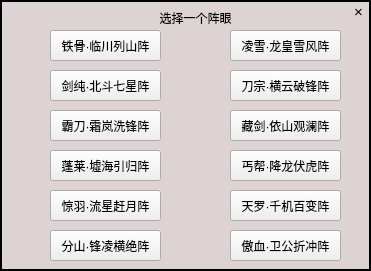
     <widget class="QGroupBox" name="groupBox_16">
      <property name="geometry">
       <rect>
        <x>1520</x>
        <y>30</y>
        <width>371</width>
        <height>271</height>
       </rect>
      </property>
      <property name="styleSheet">
       <string notr="true">QGroupBox{
	border-color: rgb(65, 54, 100);
	border: 2px solid;
	background-color: rgb(222, 211, 211)
}</string>
      </property>
      <property name="title">
       <string/>
      </property>
      <widget class="QPushButton" name="pushButton_80">
       <property name="geometry">
        <rect>
         <x>50</x>
         <y>30</y>
         <width>111</width>
         <height>31</height>
        </rect>
       </property>
       <property name="text">
        <string>铁骨·临川列山阵</string>
       </property>
      </widget>
      <widget class="QPushButton" name="pushButton_81">
       <property name="geometry">
        <rect>
         <x>230</x>
         <y>30</y>
         <width>111</width>
         <height>31</height>
        </rect>
       </property>
       <property name="text">
        <string>凌雪·龙皇雪风阵</string>
       </property>
      </widget>
      <widget class="QPushButton" name="pushButton_82">
       <property name="geometry">
        <rect>
         <x>50</x>
         <y>70</y>
         <width>111</width>
         <height>31</height>
        </rect>
       </property>
       <property name="text">
        <string>剑纯·北斗七星阵</string>
       </property>
      </widget>
      <widget class="QPushButton" name="pushButton_83">
       <property name="geometry">
        <rect>
         <x>230</x>
         <y>70</y>
         <width>111</width>
         <height>31</height>
        </rect>
       </property>
       <property name="text">
        <string>刀宗·横云破锋阵</string>
       </property>
      </widget>
      <widget class="QPushButton" name="pushButton_84">
       <property name="geometry">
        <rect>
         <x>50</x>
         <y>110</y>
         <width>111</width>
         <height>31</height>
        </rect>
       </property>
       <property name="text">
        <string>霸刀·霜岚洗锋阵</string>
       </property>
      </widget>
      <widget class="QPushButton" name="pushButton_85">
       <property name="geometry">
        <rect>
         <x>230</x>
         <y>110</y>
         <width>111</width>
         <height>31</height>
        </rect>
       </property>
       <property name="text">
        <string>藏剑·依山观澜阵</string>
       </property>
      </widget>
      <widget class="QPushButton" name="pushButton_86">
       <property name="geometry">
        <rect>
         <x>50</x>
         <y>150</y>
         <width>111</width>
         <height>31</height>
        </rect>
       </property>
       <property name="text">
        <string>蓬莱·墟海引归阵</string>
       </property>
      </widget>
      <widget class="QPushButton" name="pushButton_87">
       <property name="geometry">
        <rect>
         <x>230</x>
         <y>150</y>
         <width>111</width>
         <height>31</height>
        </rect>
       </property>
       <property name="text">
        <string>丐帮·降龙伏虎阵</string>
       </property>
      </widget>
      <widget class="QPushButton" name="pushButton_88">
       <property name="geometry">
        <rect>
         <x>50</x>
         <y>190</y>
         <width>111</width>
         <height>31</height>
        </rect>
       </property>
       <property name="text">
        <string>惊羽·流星赶月阵</string>
       </property>
      </widget>
      <widget class="QPushButton" name="pushButton_89">
       <property name="geometry">
        <rect>
         <x>230</x>
         <y>190</y>
         <width>111</width>
         <height>31</height>
        </rect>
       </property>
       <property name="text">
        <string>天罗·千机百变阵</string>
       </property>
      </widget>
      <widget class="QPushButton" name="equip_close_button_3">
       <property name="geometry">
        <rect>
         <x>348</x>
         <y>2</y>
         <width>21</width>
         <height>20</height>
        </rect>
       </property>
       <property name="sizePolicy">
        <sizepolicy hsizetype="Fixed" vsizetype="Fixed">
         <horstretch>0</horstretch>
         <verstretch>0</verstretch>
        </sizepolicy>
       </property>
       <property name="font">
        <font>
         <pointsize>11</pointsize>
        </font>
       </property>
       <property name="styleSheet">
        <string notr="true">QPushButton{

	border-color: rgb(222, 211, 211);
	border: 0px solid;
	background-color: rgb(222, 211, 211);

}
QPushButton:hover{
	
	background-color: rgb(255, 104, 104)
}</string>
       </property>
       <property name="text">
        <string>×</string>
       </property>
      </widget>
      <widget class="QPushButton" name="pushButton_122">
       <property name="geometry">
        <rect>
         <x>50</x>
         <y>230</y>
         <width>111</width>
         <height>31</height>
        </rect>
       </property>
       <property name="text">
        <string>分山·锋凌横绝阵</string>
       </property>
      </widget>
      <widget class="QPushButton" name="pushButton_123">
       <property name="geometry">
        <rect>
         <x>230</x>
         <y>230</y>
         <width>111</width>
         <height>31</height>
        </rect>
       </property>
       <property name="text">
        <string>傲血·卫公折冲阵</string>
       </property>
      </widget>
      <widget class="QLabel" name="label_103">
       <property name="geometry">
        <rect>
         <x>150</x>
         <y>10</y>
         <width>91</width>
         <height>16</height>
        </rect>
       </property>
       <property name="text">
        <string>选择一个阵眼</string>
       </property>
       <property name="alignment">
        <set>Qt::AlignCenter</set>
       </property>
      </widget>
     </widget>
